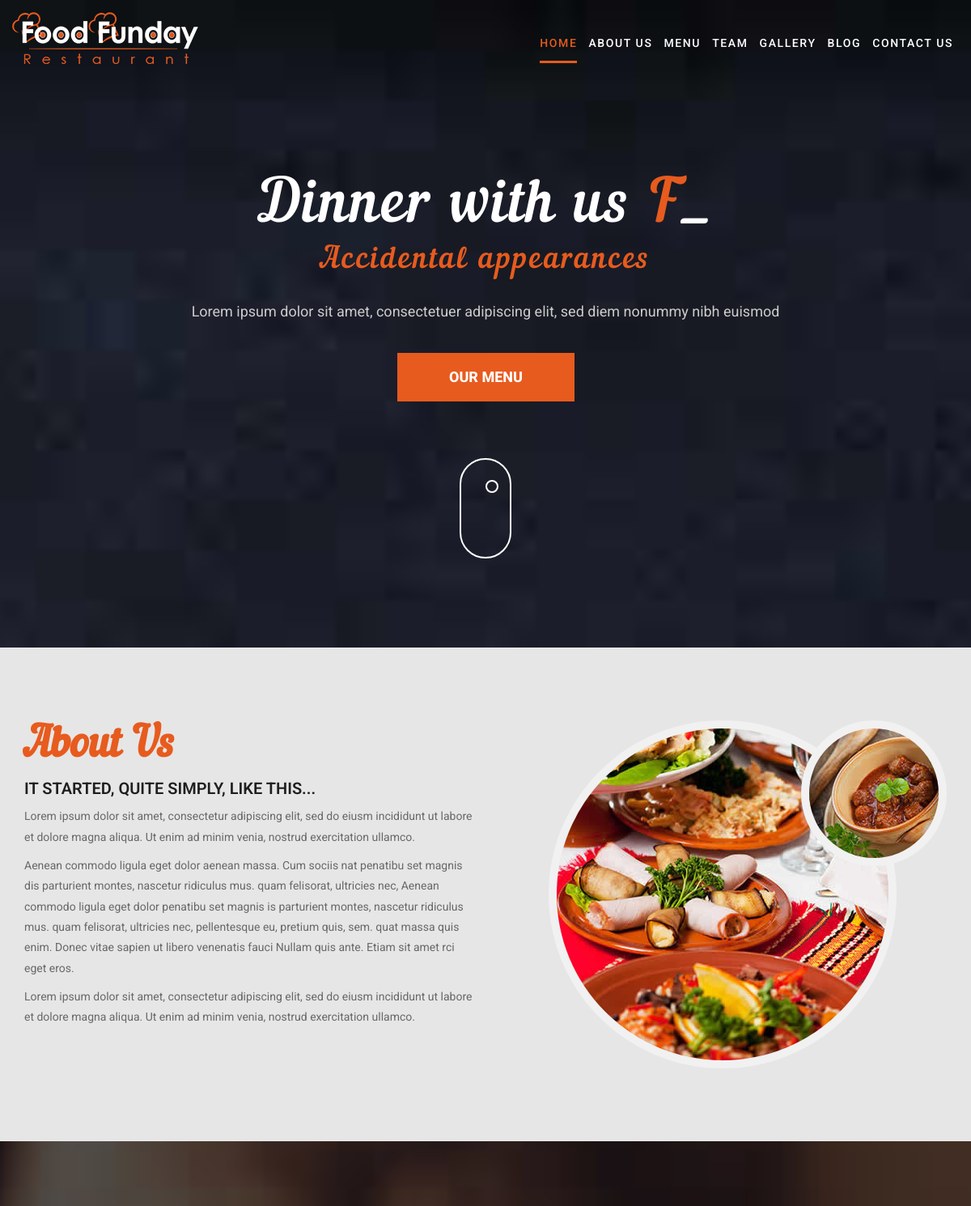
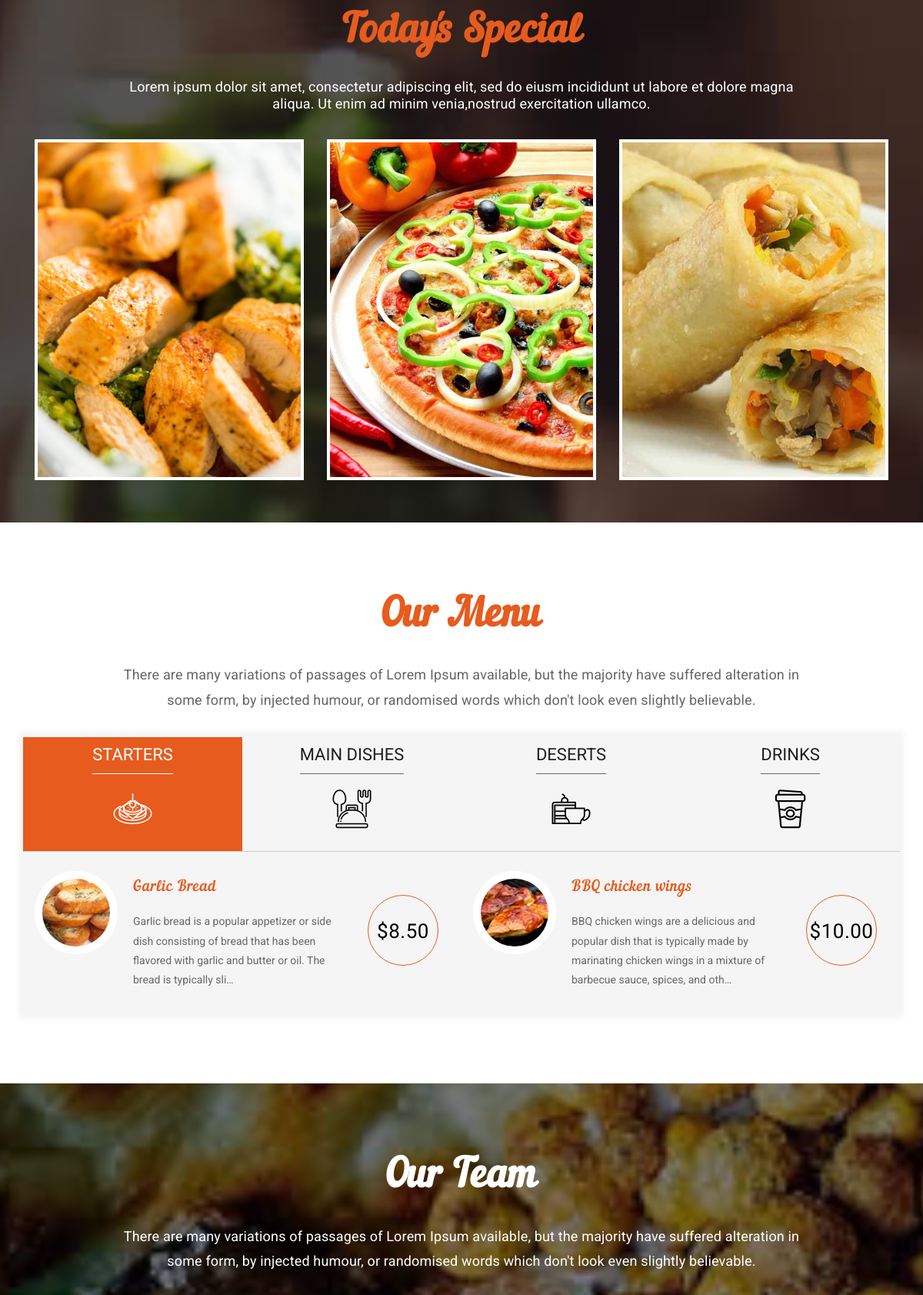
The page / (upper part) on the database its author committed (2 pictures, top to bottom).
### restapp/models.py (models this page shows, shortened)
class Menu(models.Model):
    title=models.CharField(max_length=500,blank=False,null=False)
    description=models.TextField(max_length=1000,blank=False,null=False)
    price=models.DecimalField(max_digits = 8,
                         decimal_places = 2,default=0.0)
    image=models.ImageField(upload_to="menu/",blank=False,null=False)
    type=models.CharField(choices=choices_fields,max_length=20,default="starters")
    special=models.BooleanField(default=False)
    special_image=models.ImageField(upload_to="menu/",blank=True,null=True)

### restapp/views.py (the view)
# urls.py: 2. Add a URL to urlpatterns:  path('', views.home, name='home')
def home(request):
    starters=Menu.objects.filter(type="starters")
    main_dishes=Menu.objects.filter(type="main_dishes")
    deserts=Menu.objects.filter(type="deserts")
    drinks=Menu.objects.filter(type="drinks")
    specials=Menu.objects.filter(special=True)
    return render(request,"index.html",{"starters":starters,"main_dishes":main_dishes,"deserts":deserts,"drinks":drinks,"specials":specials})

### templates/index.html (shortened to what this page needs)
{% load static %}
<!DOCTYPE html>
<html lang="en">
<head>
    <link rel="stylesheet" href="{% static 'css/bootstrap.min.css' %}">
    <link rel="stylesheet" href="{% static 'css/style.css' %}">
    <link rel="stylesheet" href="{% static 'css/responsive.css' %}">
    <link rel="stylesheet" href="{% static 'css/colors/orange.css' %}">
</head>
<body>
    <div id="site-header">
        <header id="header" class="header-block-top">
            <div class="container">
                <div class="row">
                    <div class="main-menu">
                        <nav class="navbar navbar-default" id="mainNav">
                            <div class="navbar-header">
                                <div class="logo">
                                    <a class="navbar-brand js-scroll-trigger logo-header" href="#">
                                        <img src="{% static 'images/logo.png' %}" alt="">
                                    </a>
                                </div>
                            </div>
                            <div id="navbar" class="navbar-collapse collapse">
                                <ul class="nav navbar-nav navbar-right">
                                    <li class="active"><a href="#banner">Home</a></li>
                                    <li><a href="#about">About us</a></li>
                                    <li><a href="#menu">Menu</a></li>
                                    <li><a href="#our_team">Team</a></li>
                                    <li><a href="#gallery">Gallery</a></li>
                                    <li><a href="#blog">Blog</a></li>
                                    <li><a href="#footer">Contact us</a></li>
                                </ul>
                            </div>
                        </nav>
                    </div>
                </div>
            </div>
        </header>
    </div>
    <div id="banner" class="banner full-screen-mode parallax">
        <div class="container pr">
            <div class="col-lg-12 col-md-12 col-sm-12 col-xs-12">
                <div class="banner-static">
                    <div class="banner-text">
                        <div class="banner-cell">
                            <h1>Dinner with us  <span class="typer" id="some-id" data-delay="200" data-delim=":" data-words="Friends:Family:Officemates" data-colors="red"></span><span class="cursor" data-cursorDisplay="_" data-owner="some-id"></span></h1>
                            <h2>Accidental appearances </h2>
                            <p>Lorem ipsum dolor sit amet, consectetuer adipiscing elit, sed diem nonummy nibh euismod</p>
                            <div class="book-btn">
                                <a href="#menu" class="table-btn hvr-underline-from-center">
                                    OUR MENU</a>
                            </div>
                            <a href="#about">
                                <div class="mouse"></div>
                            </a>
                        </div>
                    </div>
                </div>
            </div>
        </div>
    </div>
    <div id="about" class="about-main pad-top-100 pad-bottom-100">
        <div class="container">
            <div class="row">
                <div class="col-lg-6 col-md-6 col-sm-12 col-xs-12">
                    <div class="wow fadeIn" data-wow-duration="1s" data-wow-delay="0.1s">
                        <h2 class="block-title"> About Us </h2>
                        <h3>IT STARTED, QUITE SIMPLY, LIKE THIS...</h3>
                        <p> Lorem ipsum dolor sit amet, consectetur adipiscing elit, sed do eiusm incididunt ut labore et dolore magna aliqua. Ut enim ad minim venia, nostrud exercitation ullamco. </p>
                        <p> Aenean commodo ligula eget dolor aenean massa. Cum sociis nat penatibu set magnis dis parturient montes, nascetur ridiculus mus. quam felisorat, ultricies nec, Aenean commodo ligula eget dolor penatibu set magnis is parturient montes, nascetur ridiculus mus. quam felisorat, ultricies nec, pellentesque eu, pretium quis, sem. quat massa quis enim. Donec vitae sapien ut libero venenatis fauci Nullam quis ante. Etiam sit amet rci eget eros. </p>
                        <p> Lorem ipsum dolor sit amet, consectetur adipiscing elit, sed do eiusm incididunt ut labore et dolore magna aliqua. Ut enim ad minim venia, nostrud exercitation ullamco. </p>
                    </div>
                </div>
                <div class="col-lg-6 col-md-6 col-sm-12 col-xs-12">
                    <div class="wow fadeIn" data-wow-duration="1s" data-wow-delay="0.1s">
                        <div class="about-images">
                            <img class="about-main" src="{% static 'images/about-main.jpg' %}" alt="About Main Image">
                            <img class="about-inset" src="{% static 'images/about-inset.jpg' %}" alt="About Inset Image">
                        </div>
                    </div>
                </div>
            </div>
        </div>
    </div>
    <div class="special-menu pad-top-100 parallax">
        <div class="container">
            <div class="row">
                <div class="col-lg-12 col-md-12 col-sm-12 col-xs-12">
                    <div class="wow fadeIn" data-wow-duration="1s" data-wow-delay="0.1s">
                        <h2 class="block-title color-white text-center"> Today's Special </h2>
                        <h5 class="title-caption text-center"> Lorem ipsum dolor sit amet, consectetur adipiscing elit, sed do eiusm incididunt ut labore et dolore magna aliqua. Ut enim ad minim venia,nostrud exercitation ullamco. </h5>
                    </div>
                    <div class="special-box">
                        <div id="owl-demo">
                      {% for spc in specials %}
                            <div class="item item-type-zoom">
                                <div class="item-img">
                                    <img src="/images/{{spc.special_image}}" alt="sp-menu">
                                </div>
                            </div>
                         {% endfor %}
                        </div>
                    </div>
                </div>
            </div>
        </div>
    </div>
    <div id="menu" class="menu-main pad-top-100 pad-bottom-100">
        <div class="container">
            <div class="row">
                <div class="col-lg-12 col-md-12 col-sm-12 col-xs-12">
                    <div class="wow fadeIn" data-wow-duration="1s" data-wow-delay="0.1s">
                        <h2 class="block-title text-center">
						Our Menu
					</h2>
                        <p class="title-caption text-center">There are many variations of passages of Lorem Ipsum available, but the majority have suffered alteration in some form, by injected humour, or randomised words which don't look even slightly believable. </p>
                    </div>
                    <div class="tab-menu">
                        <div class="slider slider-nav">
                            <div class="tab-title-menu">
                                <h2>STARTERS</h2>
                                <p> <i class="flaticon-canape"></i> </p>
                            </div>
                            <div class="tab-title-menu">
                                <h2>MAIN DISHES</h2>
                                <p> <i class="flaticon-dinner"></i> </p>
                            </div>
                            <div class="tab-title-menu">
                                <h2>DESERTS</h2>
                                <p> <i class="flaticon-desert"></i> </p>
                            </div>
                            <div class="tab-title-menu">
                                <h2>DRINKS</h2>
                                <p> <i class="flaticon-coffee"></i> </p>
                            </div>
                        </div>
                        <div class="slider slider-single">
                            <div>
                                {% for start in starters %}
                                <div class="col-lg-6 col-md-6 col-sm-12 col-xs-12 ">
                                    <div class="offer-item">
                                        <img src="/images/{{start.image}}" alt="" class="img-responsive">
                                        <div>
                                            <h3>{{start.title}}</h3>
                                            {{start.description|truncatechars:150}}
                                        </div>
                                        <span class="offer-price">${{start.price}}</span>
                                    </div>
                                </div>
                                {% endfor %}
                            </div>
                        </div>
                    </div>
                </div>
            </div>
        </div>
    </div>
    <div id="our_team" class="team-main pad-top-100 pad-bottom-100 parallax">
        <div class="container">
            <div class="row">
                <div class="col-lg-12 col-md-12 col-sm-12 col-xs-12">
                    <div class="wow fadeIn" data-wow-duration="1s" data-wow-delay="0.1s">
                        <h2 class="block-title text-center">
						Our Team
					</h2>
                        <p class="title-caption text-center">There are many variations of passages of Lorem Ipsum available, but the majority have suffered alteration in some form, by injected humour, or randomised words which don't look even slightly believable. </p>
                    </div>
                </div>
            </div>
        </div>
    </div>
</body>
</html>

### css/responsive.css (style rules this page uses)
@media (max-width: 1240px) { .main-menu nav li a { margin: 0 7px; } }
@media (min-width: 768px) { .banner-cell .mouse:after { position: absolute; top: 25px; left: 50%; width: calc(4px * 4); height: calc(4px * 4); } }
@media (min-width: 768px) { .banner-cell .mouse { width: calc(16px * 4); height: calc(31px * 4); margin: 70px auto 0px; background: none; border: 2px solid white; border-radius: calc(16px * 4); } }

### css/colors/orange.css (style rules this page uses)
.main-menu .navbar-default .navbar-nav .active a { color: #e75b1e; }
.main-menu nav li a::after { background: #e75b1e; }
.typer { color: #e75b1e !important; }
.banner-text h2 { color: #e75b1e }
.book-btn a { background: #e75b1e; border: 3px solid #e75b1e; }
.hvr-underline-from-center::before { background:#f04900; }
.block-title { color: #e75b1e; }
.offer-item div h3 { color: #e75b1e; }
.tab-menu .is-active { background: #e75b1e; }
.offer-item .offer-price { border: 1px solid #e75b1e; }

### rows shown on the page
Menu: special_image (picture), image (picture), title "BBQ chicken wings", description "BBQ chicken wings are a delicious and popular dish that is typically made by marinating chicken wings in a mixture of barbecue sauce, spices, and oth…", price "10.00"
Menu: special_image (picture)
Menu: special_image (picture)
Menu: image (picture), title "Garlic Bread", description "Garlic bread is a popular appetizer or side dish consisting of bread that has been flavored with garlic and butter or oil. The bread is typically sli…", price "8.50"
